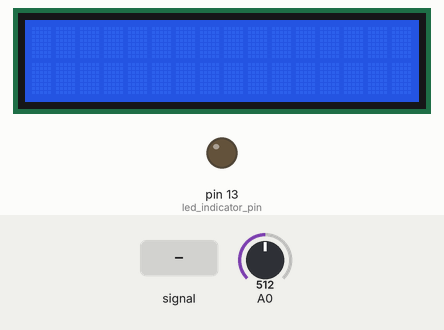
A sketch run on a simulated Arduino Uno, built with avr-gcc and run on an emulated ATmega328P. Parts: 16×2 character LCD, output pins drawn as LEDs (lit = HIGH). Inputs (shaded band) come from the test bench; at power-on: A0 = 512. Pins used as bus, display or sensor lines are not drawn.

Above: at 1.2 s.
1.3 s: A0 fed a 200 Hz sine of ±255 counts around its level
At 1.41 s:
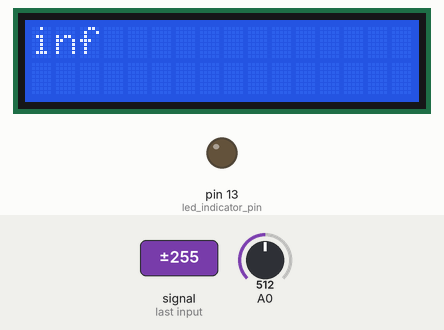
2.8 s: A0 set to 5
4.3 s: A0 set to 2
At 4.7 s:
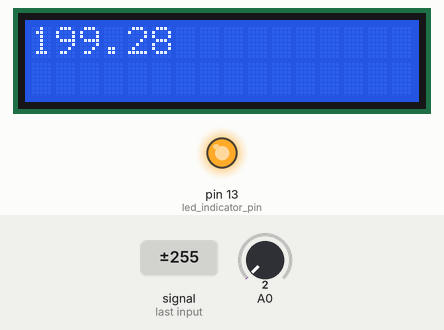
5.8 s: A0 set to 19
At 6.6 s:
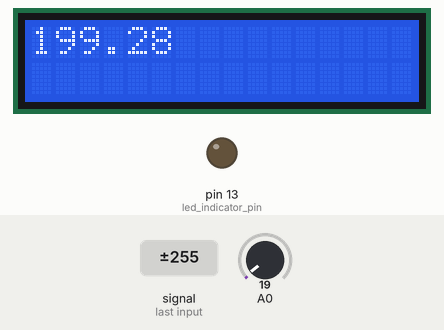
7.3 s: A0 set to 0
At 8.2 s:
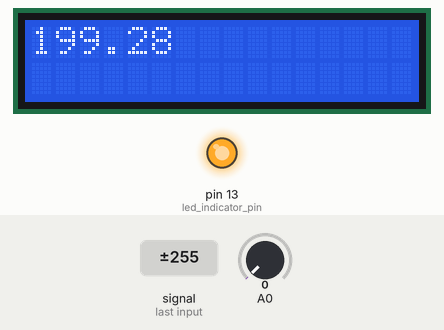
Timing chart, 0 to 9.8 s (numbered marks = the images above; inputs shaded):
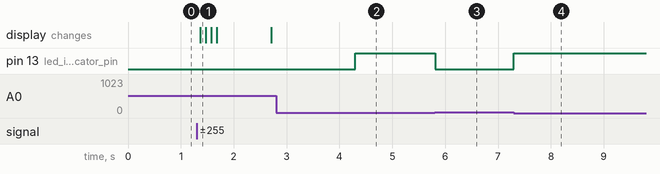

Measured:
- the behaviour switches between 4 and 3 on A0 (found by bisection; images 1 and 2)
- after the input at 1.3 s, the display: changes after 0.07 s (image 1)
- after the input at 2.8 s, every drawn part: stays the same
- after the input at 4.3 s, pin 13 (led_indicator_pin): LOW → HIGH at once
- after the input at 5.8 s, pin 13 (led_indicator_pin): HIGH → LOW at once
- after the input at 7.3 s, pin 13 (led_indicator_pin): LOW → HIGH at once

The sketch:

new.ino
```cpp
//generalized wave freq detection with 38.5kHz sampling rate and interrupts
//by Amanda Ghassaei
//https://www.instructables.com/id/Arduino-Frequency-Detection/
//Sept 2012

/*
 * This program is free software; you can redistribute it and/or modify
 * it under the terms of the GNU General Public License as published by
 * the Free Software Foundation; either version 3 of the License, or
 * (at your option) any later version.
 *
*/

#include <LiquidCrystal.h>

// initialize the library by associating any needed LCD interface pin
// with the arduino pin number it is connected to
const int rs = 12, en = 11, d4 = 5, d5 = 4, d6 = 3, d7 = 2;
LiquidCrystal lcd(rs, en, d4, d5, d6, d7);
//clipping indicator variables
boolean clipping = 0;

//data storage variables
byte newData = 0;
byte prevData = 0;
unsigned int time = 0;//keeps time and sends vales to store in timer[] occasionally
int timer[10];//sstorage for timing of events
int slope[10];//storage for slope of events
unsigned int totalTimer;//used to calculate period
unsigned int period;//storage for period of wave
byte index = 0;//current storage index
float frequency;//storage for frequency calculations
int maxSlope = 0;//used to calculate max slope as trigger point
int newSlope;//storage for incoming slope data

//variables for decided whether you have a match
byte noMatch = 0;//counts how many non-matches you've received to reset variables if it's been too long
byte slopeTol = 3;//slope tolerance- adjust this if you need
int timerTol = 10;//timer tolerance- adjust this if you need

//variables for amp detection
unsigned int ampTimer = 0;
byte maxAmp = 0;
byte checkMaxAmp;
byte ampThreshold = 30;//raise if you have a very noisy signal

void setup(){

  Serial.begin(9600);
  lcd.begin(16, 2);
  pinMode(13,OUTPUT);//led indicator pin
  pinMode(12,OUTPUT);//output pin

  cli();//diable interrupts

  //set up continuous sampling of analog pin 0 at 38.5kHz

  //clear ADCSRA and ADCSRB registers
  ADCSRA = 0;
  ADCSRB = 0;

  ADMUX |= (1 << REFS0); //set reference voltage
  ADMUX |= (1 << ADLAR); //left align the ADC value- so we can read highest 8 bits from ADCH register only

  ADCSRA |= (1 << ADPS2) | (1 << ADPS0); //set ADC clock with 32 prescaler- 16mHz/32=500kHz
  ADCSRA |= (1 << ADATE); //enabble auto trigger
  ADCSRA |= (1 << ADIE); //enable interrupts when measurement complete
  ADCSRA |= (1 << ADEN); //enable ADC
  ADCSRA |= (1 << ADSC); //start ADC measurements

  sei();//enable interrupts
}

ISR(ADC_vect) {//when new ADC value ready

  PORTB &= B11101111;//set pin 12 low
  prevData = newData;//store previous value
  newData = ADCH;//get value from A0
  if (prevData < 127 && newData >=127){//if increasing and crossing midpoint
    newSlope = newData - prevData;//calculate slope
    if (abs(newSlope-maxSlope)<slopeTol){//if slopes are ==
      //record new data and reset time
      slope[index] = newSlope;
      timer[index] = time;
      time = 0;
      if (index == 0){//new max slope just reset
        PORTB |= B00010000;//set pin 12 high
        noMatch = 0;
        index++;//increment index
      }
      else if (abs(timer[0]-timer[index])<timerTol && abs(slope[0]-newSlope)<slopeTol){//if timer duration and slopes match
        //sum timer values
        totalTimer = 0;
        for (byte i=0;i<index;i++){
          totalTimer+=timer[i];
        }
        period = totalTimer;//set period
        //reset new zero index values to compare with
        timer[0] = timer[index];
        slope[0] = slope[index];
        index = 1;//set index to 1
        PORTB |= B00010000;//set pin 12 high
        noMatch = 0;
      }
      else{//crossing midpoint but not match
        index++;//increment index
        if (index > 9){
          reset();
        }
      }
    }
    else if (newSlope>maxSlope){//if new slope is much larger than max slope
      maxSlope = newSlope;
      time = 0;//reset clock
      noMatch = 0;
      index = 0;//reset index
    }
    else{//slope not steep enough
      noMatch++;//increment no match counter
      if (noMatch>9){
        reset();
      }
    }
  }

  if (newData == 0 || newData == 1023){//if clipping
    PORTB |= B00100000;//set pin 13 high- turn on clipping indicator led
    clipping = 1;//currently clipping
  }

  time++;//increment timer at rate of 38.5kHz

  ampTimer++;//increment amplitude timer
  if (abs(127-ADCH)>maxAmp){
    maxAmp = abs(127-ADCH);
  }
  if (ampTimer==1000){
    ampTimer = 0;
    checkMaxAmp = maxAmp;
    maxAmp = 0;
  }

}

void reset(){//clea out some variables
  index = 0;//reset index
  noMatch = 0;//reset match couner
  maxSlope = 0;//reset slope
}


void checkClipping(){//manage clipping indicator LED
  if (clipping){//if currently clipping
    PORTB &= B11011111;//turn off clipping indicator led
    clipping = 0;
  }
}


void loop(){

  checkClipping();

  if (checkMaxAmp>ampThreshold){
    frequency = 38462/float(period);//calculate frequency timer rate/period
    lcd.clear();
    lcd.print(frequency);
    //print results
//    Serial.print(frequency);
//    Serial.println(" hz");
  }

  delay(100);//delete this if you want

  //do other stuff here
}
```
